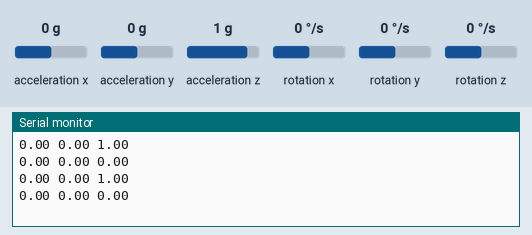
A sketch run on a simulated Arduino Uno, built with avr-gcc and run on an emulated ATmega328P. Parts: the last lines printed to the serial monitor. The test bench sets the inputs (shaded band); at power-on: acceleration x 0 g, acceleration y 0 g, acceleration z 1 g, rotation x 0 °/s, rotation y 0 °/s, rotation z 0 °/s.

Above: at 1.2 s.
1.3 s: acceleration x set to -1.4 g
At 2.4 s:
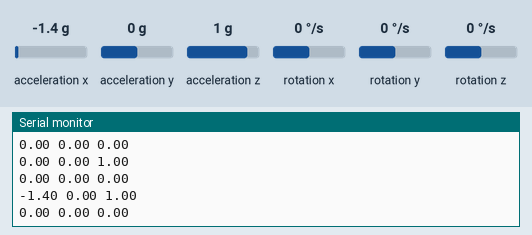
2.8 s: acceleration y set to -1.4 g
At 3.4 s:
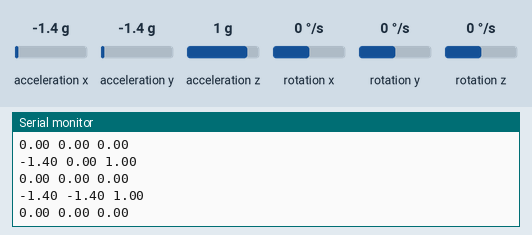
4.3 s: acceleration z set to -1.4 g
At 5.4 s:
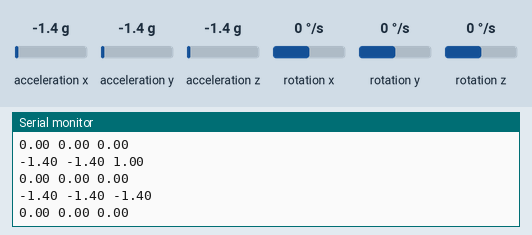
5.8 s: rotation x set to -192 °/s
At 6.4 s:
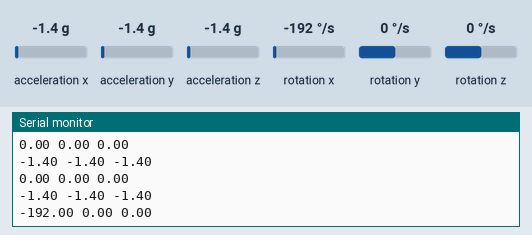
7.3 s: rotation y set to -192 °/s
At 8.9 s:
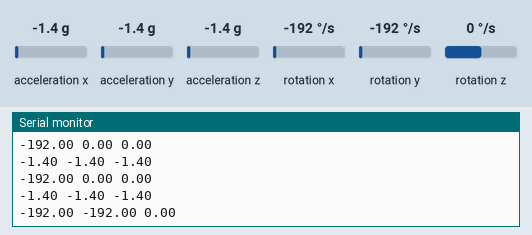
Timing chart, 0 to 9.8 s (numbered marks = the images above; inputs shaded):
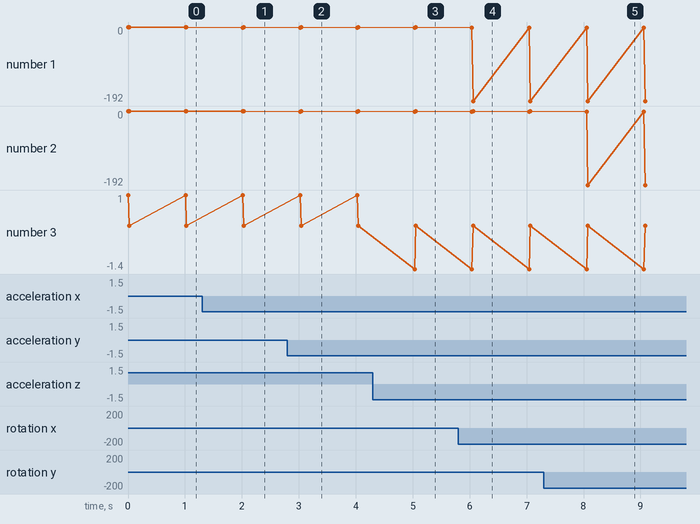

Measured:
- after the input at 1.3 s, the serial monitor: prints a new line after 0.72 s (image 1)
- after the input at 2.8 s, the serial monitor: prints a new line after 0.22 s (image 2)
- after the input at 4.3 s, the serial monitor: prints a new line after 0.74 s (image 3)
- after the input at 5.8 s, the serial monitor: prints a new line after 0.26 s (image 4)
- after the input at 7.3 s, the serial monitor: prints a new line after 0.77 s (image 5)
- plotted number 1: 0 → -192 after the input at 5.8 s

The sketch:

MotorControllerTesting.ino
```cpp
#include <Wire.h>
#include <MPU6050.h>

MPU6050 mpu;

void setup() {
  Serial.begin(9600);
  Wire.begin();
  mpu.initialize(); //Initializes MPU for measurements +/-250dps and +/-2g
}

void loop() {
  int16_t ax, ay, az, gx, gy, gz;
  mpu.getMotion6(&ax, &ay, &az, &gx, &gy, &gz);
  Serial.print("");
  Serial.print(ax/16384.0); Serial.print(" "); //Scale with 2^-14 to convert readings into +/- 2g
  Serial.print(ay/16384.0); Serial.print(" ");
  Serial.println(az/16384.0);
  Serial.print("");
  Serial.print(gx/131.0); Serial.print(" "); //Scale with 250/2^15 to convert readings into +/- 250dps
  Serial.print(gy/131.0); Serial.print(" ");
  Serial.println(gz/131.0);
  delay(1000);
}
```
